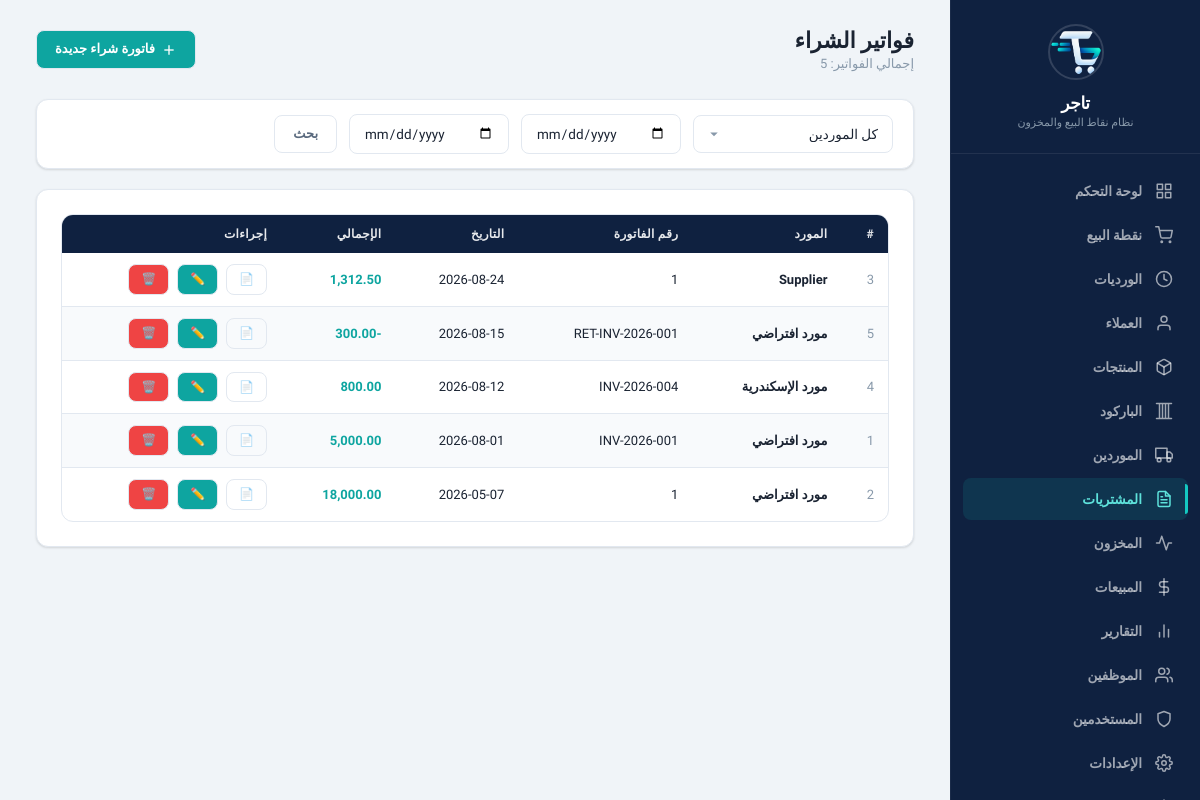
Before: /?page=purchases (signed in) with the older database file.
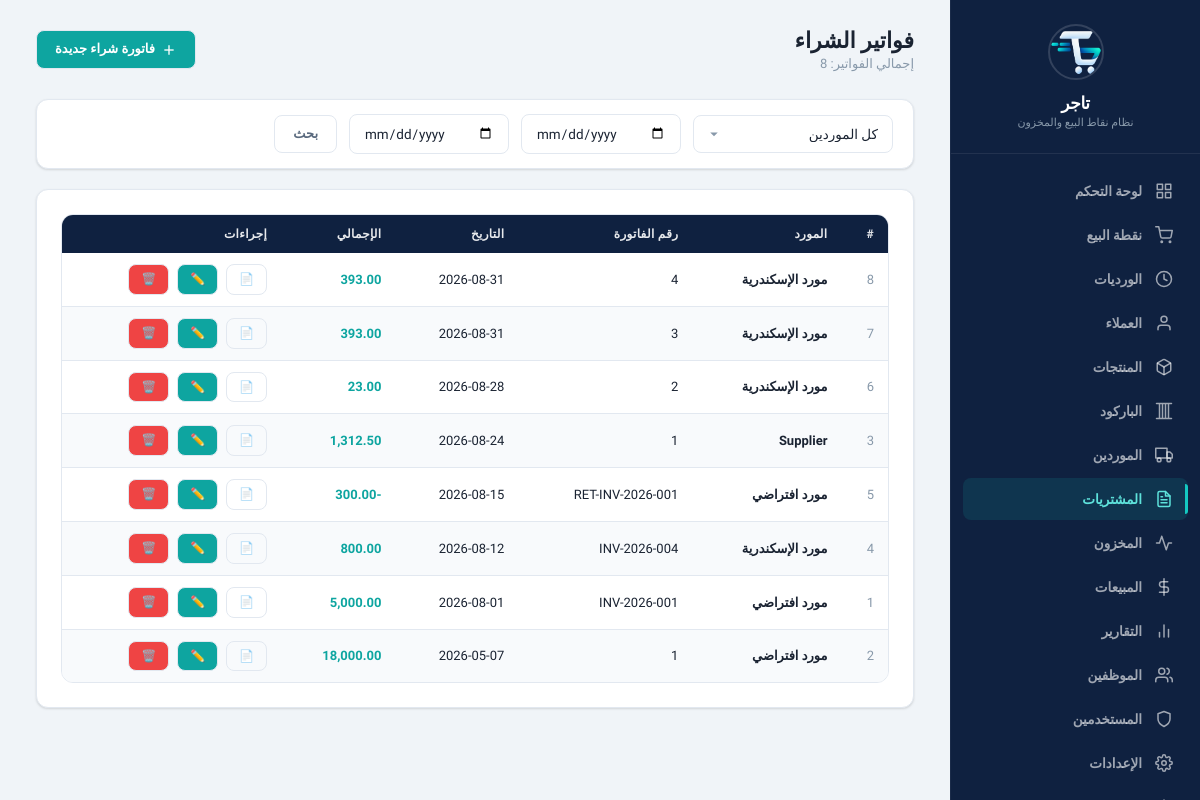
After: the same page with the newer database file.
### tables this page shows
CREATE TABLE purchase_invoices (
    id INTEGER PRIMARY KEY AUTOINCREMENT,
    supplier_id INTEGER NOT NULL,
    invoice_number TEXT DEFAULT NULL,
    date TEXT NOT NULL DEFAULT (date('now', 'localtime')),
    total REAL NOT NULL DEFAULT 0,
    notes TEXT DEFAULT NULL,
    created_at TEXT NOT NULL DEFAULT (datetime('now', 'localtime')), discount REAL NOT NULL DEFAULT 0, type TEXT DEFAULT 'purchase', status TEXT DEFAULT 'completed', parent_invoice_id INTEGER DEFAULT NULL,
    FOREIGN KEY (supplier_id) REFERENCES suppliers(id) ON DELETE RESTRICT
);

CREATE TABLE suppliers (
    id INTEGER PRIMARY KEY AUTOINCREMENT,
    name TEXT NOT NULL,
    phone TEXT DEFAULT NULL,
    address TEXT DEFAULT NULL,
    notes TEXT DEFAULT NULL,
    is_active INTEGER NOT NULL DEFAULT 1,
    created_at TEXT NOT NULL DEFAULT (datetime('now', 'localtime')),
    updated_at TEXT NOT NULL DEFAULT (datetime('now', 'localtime'))
);

### www/app/config/database.php (called while the page is built, shortened)
<?php
class Database {
    private static $instance = null;
    private $pdo;
    private function __construct() {
        $this->dbPath = __DIR__ . '/../../data/pos_system.db';
        try {
            $this->pdo = new PDO('sqlite:' . $this->dbPath);
            $this->pdo->setAttribute(PDO::ATTR_ERRMODE, PDO::ERRMODE_EXCEPTION);
            $this->pdo->setAttribute(PDO::ATTR_DEFAULT_FETCH_MODE, PDO::FETCH_ASSOC);
            $this->pdo->exec('PRAGMA journal_mode = WAL');
            $this->pdo->exec('PRAGMA foreign_keys = ON');
            $this->pdo->exec('PRAGMA busy_timeout = 5000');
            $this->pdo->exec('PRAGMA synchronous = NORMAL');
            $this->pdo->exec('PRAGMA cache_size = -8000');
            $this->pdo->exec('PRAGMA temp_store = MEMORY');
        } catch (PDOException $e) {
            die('Database connection failed: ' . $e->getMessage());
        }
    }
    public static function getInstance() {
        if (self::$instance === null) {
            self::$instance = new self();
        }
        return self::$instance;
    }
    public function getConnection() {
        return $this->pdo;
    }
    public function migrate() {
        $this->pdo->exec(
            "CREATE TABLE IF NOT EXISTS migrations (
                id INTEGER PRIMARY KEY AUTOINCREMENT,
                filename TEXT NOT NULL UNIQUE,
                applied_at TEXT NOT NULL DEFAULT (datetime('now', 'localtime'))
            )"
        );
    }
}

### www/app/controllers/PurchaseController.php (called while the page is built, shortened)
<?php
class PurchaseController {
    private $purchaseService;
    public function __construct() {
        $auth = new AuthService();
        $this->purchaseService = new PurchaseService();
    }
    public function index() {
        $supplierId = $_GET['supplier_id'] ?? '';
        $dateFrom = $_GET['date_from'] ?? '';
        $dateTo = $_GET['date_to'] ?? '';
        $invoices = $this->purchaseService->getAll($supplierId, $dateFrom, $dateTo);
        include APP_PATH . '/views/layout/header.php';
        include APP_PATH . '/views/purchases/index.php';
        include APP_PATH . '/views/layout/footer.php';
    }
}

### www/app/services/AuthService.php (called while the page is built, shortened)
<?php
class AuthService {
    public function isLoggedIn() {
        return isset($_SESSION['user_id']);
    }
    public function hasRole($requiredRole) {
        $hierarchy = ['cashier' => 1, 'manager' => 2, 'admin' => 3];
        $userLevel = $hierarchy[$_SESSION['user_role']] ?? 0;
        $requiredLevel = $hierarchy[$requiredRole] ?? 0;
        return $userLevel >= $requiredLevel;
    }
}

### www/app/repositories/PurchaseRepository.php (called while the page is built, shortened)
<?php
class PurchaseRepository {
    private $db;
    public function __construct() {
        $this->db = Database::getInstance()->getConnection();
    }
    public function getAll($supplierId = '', $dateFrom = '', $dateTo = '') {
        $sql = "SELECT pi.*, s.name as supplier_name
                FROM purchase_invoices pi
                LEFT JOIN suppliers s ON pi.supplier_id = s.id
                WHERE 1=1";
        $params = [];
        $sql .= " ORDER BY pi.date DESC, pi.id DESC";
        $stmt = $this->db->prepare($sql);
        $stmt->execute($params);
        return $stmt->fetchAll();
    }
}

### www/app/services/PurchaseService.php (called while the page is built, shortened)
<?php
class PurchaseService {
    private $purchaseRepo;
    public function __construct() {
        $this->purchaseRepo = new PurchaseRepository();
    }
    public function getAll($supplierId = '', $dateFrom = '', $dateTo = '') {
        return $this->purchaseRepo->getAll($supplierId, $dateFrom, $dateTo);
    }
}

### www/app/views/purchases/index.php (the view, shortened to what this page needs)
<div class="page-header">
    <div>
        <h1>فواتير الشراء</h1>
        <p class="subtitle">إجمالي الفواتير: <?= count($invoices) ?></p>
    </div>
    <a href="?page=purchases&action=create" class="btn btn-primary">
        <svg width="16" height="16" viewBox="0 0 24 24" fill="none" stroke="currentColor" stroke-width="2"><line x1="12" y1="5" x2="12" y2="19"></line><line x1="5" y1="12" x2="19" y2="12"></line></svg>
        فاتورة شراء جديدة
    </a>
</div>
<div class="card" style="padding:14px 20px;">
    <form style="display:flex;align-items:center;gap:12px;" method="GET">
        <select name="supplier_id" class="form-control" style="width:200px;">
            <option value="">كل الموردين</option>
        </select>
        <input type="date" name="date_from" class="form-control" style="width:160px;" value="<?= $_GET['date_from'] ?? '' ?>">
        <input type="date" name="date_to" class="form-control" style="width:160px;" value="<?= $_GET['date_to'] ?? '' ?>">
        <button type="submit" class="btn btn-outline">بحث</button>
    </form>
</div>
<div class="card">
    <?php if (!empty($invoices)): ?>
    <div class="table-wrapper">
        <table>
            <thead>
                <tr>
                    <th>#</th>
                    <th>المورد</th>
                    <th>رقم الفاتورة</th>
                    <th>التاريخ</th>
                    <th>الإجمالي</th>
                    <th>إجراءات</th>
                </tr>
            </thead>
            <tbody>
                <?php foreach ($invoices as $inv): ?>
                <tr>
                    <td class="text-muted"><?= $inv['id'] ?></td>
                    <td class="fw-bold"><?= htmlspecialchars($inv['supplier_name']) ?></td>
                    <td><?= $inv['invoice_number'] ?: '—' ?></td>
                    <td><?= $inv['date'] ?></td>
                    <td class="fw-bold text-accent"><?= number_format($inv['total'], 2) ?></td>
                    <td>
                        <div class="btn-group">
                            <a href="?page=purchases&action=view&id=<?= $inv['id'] ?>" class="btn btn-sm btn-outline" title="عرض">📄</a>
                            <a href="?page=purchases&action=edit_form&id=<?= $inv['id'] ?>" class="btn btn-sm btn-primary" title="تعديل">✏️</a>
                            <a href="?page=purchases&action=delete&id=<?= $inv['id'] ?>" class="btn btn-sm btn-danger" title="حذف" onclick="return confirm('هل أنت متأكد من حذف الفاتورة؟')">🗑️</a>
                        </div>
                    </td>
                </tr>
                <?php endforeach; ?>
            </tbody>
        </table>
    </div>
    <?php else: ?>
    <div class="empty-state">
        <p>لا توجد فواتير شراء</p>
    </div>
    <?php endif; ?>
</div>

### www/index.php (shortened to what this page needs)
<?php
require_once APP_PATH . '/config/database.php';
require_once APP_PATH . '/services/AuthService.php';
$page = isset($_GET['page']) ? $_GET['page'] : 'dashboard';
$action = isset($_GET['action']) ? $_GET['action'] : 'index';
$routes = [
    'login'      => 'LoginController',
    'dashboard'  => 'DashboardController',
    'pos'        => 'POSController',
    'products'   => 'ProductController',
    'suppliers'  => 'SupplierController',
    'purchases'  => 'PurchaseController',
    'inventory'  => 'InventoryController',
    'sales'      => 'SaleController',
    'reports'    => 'ReportController',
    'employees'  => 'EmployeeController',
    'safe'       => 'SafeController',
    'users'      => 'UsersController',
    'settings'   => 'SettingsController',
    'backup'     => 'BackupController',
    'shifts'     => 'ShiftController',
    'customers'  => 'CustomerController',
    'categories' => 'CategoryController',
    'barcode'    => 'BarcodeController',
];
if (isset($routes[$page])) {
    $controllerName = $routes[$page];
    $controllerFile = APP_PATH . "/controllers/{$controllerName}.php";
    if (file_exists($controllerFile)) {
        spl_autoload_register(function ($class) {
            $directories = [
                '/repositories/',
                '/services/',
                '/pos_engine/',
                '/inventory_engine/',
                '/report_engine/'
            ];
            foreach ($directories as $dir) {
                $file = APP_PATH . $dir . $class . '.php';
                if (file_exists($file)) {
                    return;
                }
            }
        });
        $controller = new $controllerName();
        if (method_exists($controller, $action)) {
            $controller->$action();
        } else {
            $controller->index();
        }
    } else {
        http_response_code(404);
        echo '<h1>Controller not found</h1>';
    }
} else {
    http_response_code(404);
    echo '<h1>Page not found</h1>';
}

### www/app/views/layout/header.php (shortened to what this page needs)
<?php
$currentPage = $_GET['page'] ?? 'dashboard';
$currentUser = null;
if (isset($_SESSION['user_id'])) {
    $currentUser = [
        'name' => $_SESSION['user_name'] ?? 'مستخدم',
        'role' => $_SESSION['user_role'] ?? 'cashier',
    ];
}
function navIcon($svg) {
    return '<span class="icon"><svg viewBox="0 0 24 24">' . $svg . '</svg></span>';
}
?>
<!DOCTYPE html>
<html lang="ar" dir="rtl">
<head>
    <link rel="stylesheet" href="public/css/main.css?v=<?= time() ?>">
</head>
<body>
<div class="app-wrapper">
    <aside class="sidebar">
        <div class="sidebar-logo">
            <img src="public/images/logo.png" alt="تاجر" onerror="this.style.display='none'">
            <h2>تاجر</h2>
            <span>نظام نقاط البيع والمخزون</span>
        </div>
        <nav class="sidebar-nav">
            <a href="?page=dashboard" class="nav-item <?= $currentPage === 'dashboard' ? 'active' : '' ?>">
                <?= $icons['dashboard'] ?> لوحة التحكم
            </a>
            <a href="?page=pos" class="nav-item <?= $currentPage === 'pos' ? 'active' : '' ?>">
                <?= $icons['pos'] ?> نقطة البيع
            </a>
            <a href="?page=shifts" class="nav-item <?= $currentPage === 'shifts' ? 'active' : '' ?>">
                <span class="icon"><svg viewBox="0 0 24 24" fill="none" stroke="currentColor" stroke-width="2"><circle cx="12" cy="12" r="10"></circle><polyline points="12 6 12 12 16 14"></polyline></svg></span> الورديات
            </a>
            <a href="?page=customers" class="nav-item <?= $currentPage === 'customers' ? 'active' : '' ?>">
                <span class="icon"><svg viewBox="0 0 24 24" fill="none" stroke="currentColor" stroke-width="2"><path d="M20 21v-2a4 4 0 0 0-4-4H8a4 4 0 0 0-4 4v2"></path><circle cx="12" cy="7" r="4"></circle></svg></span> العملاء
            </a>
            <a href="?page=products" class="nav-item <?= $currentPage === 'products' ? 'active' : '' ?>">
                <?= $icons['products'] ?> المنتجات
            </a>
            <a href="?page=barcode" class="nav-item <?= $currentPage === 'barcode' ? 'active' : '' ?>">
                <span class="icon"><svg viewBox="0 0 24 24" fill="none" stroke="currentColor" stroke-width="2"><path d="M6 2v20M10 2v20M14 2v20M18 2v20M2 2h20M2 22h20"></path></svg></span> الباركود
            </a>
            <?php
            $userRole = $currentUser['role'] ?? 'cashier';
            $roleLevel = ['cashier' => 1, 'manager' => 2, 'admin' => 3];
            $level = $roleLevel[$userRole] ?? 0;
            ?>
            <?php if ($level >= 2): ?>
            <a href="?page=suppliers" class="nav-item <?= $currentPage === 'suppliers' ? 'active' : '' ?>">
                <?= $icons['suppliers'] ?> الموردين
            </a>
            <a href="?page=purchases" class="nav-item <?= $currentPage === 'purchases' ? 'active' : '' ?>">
                <?= $icons['purchases'] ?> المشتريات
            </a>
            <a href="?page=inventory" class="nav-item <?= $currentPage === 'inventory' ? 'active' : '' ?>">
                <?= $icons['inventory'] ?> المخزون
            </a>
            <?php endif; ?>
            <a href="?page=sales" class="nav-item <?= $currentPage === 'sales' ? 'active' : '' ?>">
                <?= $icons['sales'] ?> المبيعات
            </a>
            <?php if ($level >= 2): ?>
            <a href="?page=reports" class="nav-item <?= $currentPage === 'reports' ? 'active' : '' ?>">
                <?= $icons['reports'] ?> التقارير
            </a>
            <?php endif; ?>
            <?php if ($level >= 3): ?>
            <a href="?page=employees" class="nav-item <?= $currentPage === 'employees' ? 'active' : '' ?>">
                <?= $icons['employees'] ?> الموظفين
            </a>
            <a href="?page=users" class="nav-item <?= $currentPage === 'users' ? 'active' : '' ?>">
                <?= $icons['users'] ?> المستخدمين
            </a>
            <a href="?page=settings" class="nav-item <?= $currentPage === 'settings' ? 'active' : '' ?>">
                <?= $icons['settings'] ?> الإعدادات
            </a>
            <a href="?page=backup" class="nav-item <?= $currentPage === 'backup' ? 'active' : '' ?>">
            </a>
            <?php endif; ?>
        </nav>
    </aside>
    <main class="main-content">

### www/app/views/layout/footer.php (shortened to what this page needs)
    </main>
</div>
</body>
</html>

Changed rows visible on the page:
added purchase_invoices: id "8", supplier.name "مورد الإسكندرية", invoice_number "4", date "2026-08-31", total "393.00"
added purchase_invoices: id "7", supplier.name "مورد الإسكندرية", invoice_number "3", date "2026-08-31", total "393.00"
added purchase_invoices: id "6", supplier.name "مورد الإسكندرية", invoice_number "2", date "2026-08-28", total "23.00"
Other visible differences:
count($invoices): "5" → "8"
